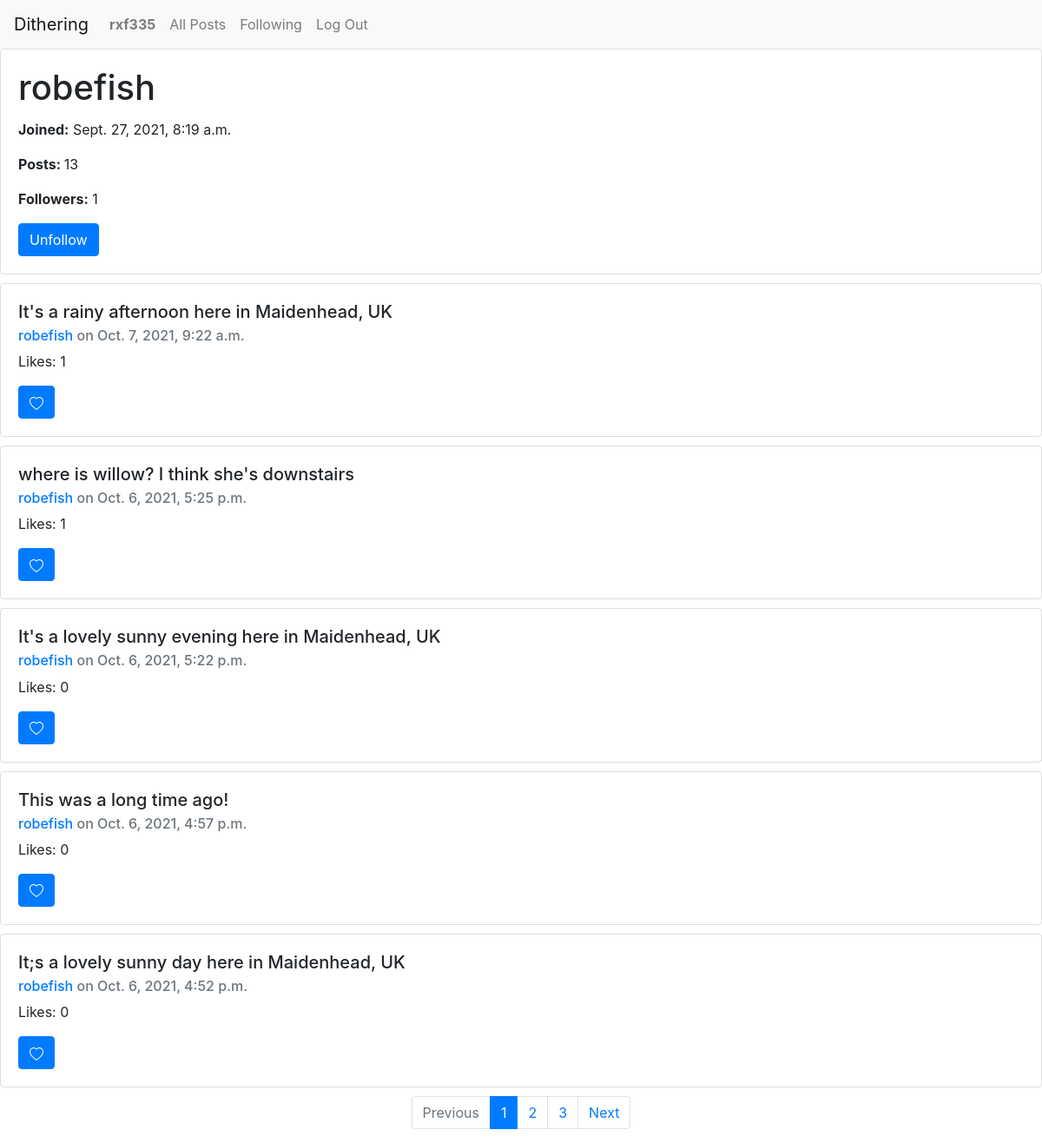
Page /profile/robefish (signed in) on the committed database.
### network/models.py (models this page shows, shortened)
class User(AbstractUser):
    pass

class Posts (models.Model):
    user = models.ForeignKey(User, on_delete=models.CASCADE, related_name="user")
    post = models.CharField(max_length=1000, blank = False, null = False)
    datetime = models.DateTimeField(default=timezone.now)
    likes = models.ManyToManyField(User, related_name="likes", blank = True, null = True)
    likecount = models.CharField(default=0, max_length=1000, blank = False, null = False)
    class Meta:
        ordering = ['datetime']

### network/views.py (the view)
# urls.py: path("profile/<str:profile>", views.profile, name="profile"),
def profile (request, profile):
    UserToFollow = User.objects.get(username=profile)
    UserToFollowPosts = Posts.objects.filter(user=UserToFollow.id).order_by('datetime').reverse()
    UserToFollowPostsCount = UserToFollowPosts.all().count()
    followaction = GetFollowStatus (request, UserToFollow)[1]
    followstatus = GetFollowStatus (request, UserToFollow)[0]
    EligibleToFollow = GetFollowStatus (request, UserToFollow)[2]
    FollowerCount = Profile.objects.get(user=UserToFollow.id).followers.all().count()
    posts = getpagination (request, UserToFollowPosts)[0]
    pagination = getpagination (request, UserToFollowPosts)[1]
    return render(request, "network/profile.html", {
        "profile" : UserToFollow,
        "posts" : posts,
        "pagination" : pagination,
        "followaction" : followaction,
        "followercount" : FollowerCount,
        "followstatus" : followstatus,
        "postcount" : UserToFollowPostsCount,
        "EligibleToFollow" : EligibleToFollow,
        "PostForm" : PostForm
    })

### network/views.py (called while the page is built)
def GetFollowStatus (request, UserToFollow):
    try:
        UserFollowing = User.objects.get(username = request.user)
        if UserToFollow.id != UserFollowing.id:
            EligibleToFollow = True
        else:
            EligibleToFollow = False
        try:
            Profile.objects.get(user=UserToFollow.id).followers.get(id=UserFollowing.id)
            followstatus= "true"
            followaction = "Unfollow"
        except:
            followstatus= "false"
            followaction = "Follow"
    except:
            followstatus = "User Not Signed-in"
            followaction = "User Not Signed-in"
            EligibleToFollow = False
            UserFollowing = "User Not Signed-in"
    return  followstatus, followaction, EligibleToFollow, UserFollowing

def getpagination (request, data):
    resultsperpage = 5
    pagination = []
    for i in Paginator(data,resultsperpage).page_range:
        pagination.append(i)
        try:
            page_number = request.GET.get('page')
            posts = Paginator(data, resultsperpage).page(page_number)
        except:
            posts = Paginator(data, resultsperpage).page(1)
    return [posts, pagination]

### network/templates/network/profile.html (shortened to what this page needs)
{% extends "network/layout.html" %}
{% block body %}
<div class="card">
    <div class="card-body">
      <h1 class="card-title" id="profile-name">{{profile.username}}</h1>
      <p class="card-text"><strong>Joined:</strong> {{profile.date_joined}}</p>
      <p><strong>Posts: </strong>{{postcount}}</p>
      <p class="card-text"><strong>Followers:</strong> <span id="followers">{{followercount}}</span></p>
    {% if user.is_authenticated %}
        {% if EligibleToFollow %}
            <button type="button" id="follow-me" class="btn btn-primary">{{followaction}}</button>
        {% endif %}
         {% else %}
            <button type="button" class="btn btn-primary"><a style="color:white" href="{% url 'login' %}">Log In</a></button>
    {% endif %}
    </div>
</div>
 <div class="flex-container">
    {% for post in posts %}
    <div class="card" style="margin-top:10px; margin-bottom:10px">
        <div class="card-body">
        <h5 class="card-title" data-postbody="{{post.id}}" id="postbody-{{post.id}}">{{post.post}}</h5>
        <h6 class="card-subtitle mb-2 text-muted"><a href="{% url 'profile' post.user %}">{{post.user}}</a> on <span id="postdate-{{post.id}}">{{post.datetime}}</span></h6>
        <p class="card-text">Likes: <span id="likecount-{{post.id}}">{{post.likecount}}<span></p>
        {% if user.is_authenticated %}
            <button type="button" data-post="{{post.id}}" id="likebutton-{{post.id}}" buttondata-status="{{post.likestatus}}"  class="btn btn-primary">
                  <svg xmlns="http://www.w3.org/2000/svg" width="16" height="16" fill="currentColor" class="bi bi-heart" id="heartunlike-{{post.id}}" viewBox="0 0 16 16">
                    <path d="m8 2.748-.717-.737C5.6.281 2.514.878 1.4 3.053c-.523 1.023-.641 2.5.314 4.385.92 1.815 2.834 3.989 6.286 6.357 3.452-2.368 5.365-4.542 6.286-6.357.955-1.886.838-3.362.314-4.385C13.486.878 10.4.28 8.717 2.01L8 2.748zM8 15C-7.333 4.868 3.279-3.04 7.824 1.143c.06.055.119.112.176.171a3.12 3.12 0 0 1 .176-.17C12.72-3.042 23.333 4.867 8 15z"/>
                  </svg>
            </button>
        {% endif %}
        </div>
      </div>
      {% empty %}
      <div class="card-body">
        <blockquote class="blockquote mb-0">
          <p>There are no posts. Be the first :)</p>
         </blockquote>
      </div>
      {% endfor %}
    </div>
 {% if posts.paginator.num_pages > 1 %}
     <nav aria-label="Posts pagination">
        <ul class="pagination justify-content-center">
            {% if posts.has_previous %}
                <li class="page-item">
                    <a class="page-link" href="?page={{posts.previous_page_number}}" tabindex="-1" aria-disabled="true">Previous</a>
                </li>
            {% else %}
                <li class="page-item disabled">
                    <a class="page-link" href="" tabindex="-1" aria-disabled="true">Previous</a>
                </li>
            {% endif %}
          {% for page in pagination %}
            {% if posts.number == page %}
                <li class="page-item active">
                    <a class="page-link" href="#">{{page}} <span class="sr-only">(current)</span></a>
                  </li>
                {% else %}
                <li class="page-item"><a class="page-link" href="?page={{page}}">{{page}}</a></li>
            {% endif %}
          {% endfor %}
          {% if posts.has_next %}
                <li class="page-item">
                    <a class="page-link" href="?page={{posts.next_page_number}}" tabindex="-1" aria-disabled="true">Next</a>
                </li>
            {% else %}
                <li class="page-item disabled">
                    <a class="page-link" href="" tabindex="-1" aria-disabled="true">Next</a>
                </li>
            {% endif %}
        </ul>
      </nav>
 {% endif %}
{% endblock %}

### network/templates/network/layout.html (shortened to what this page needs)
{% load static %}
<!DOCTYPE html>
<html lang="en">
    <head>
        <link rel="stylesheet" href="https://stackpath.bootstrapcdn.com/bootstrap/4.4.1/css/bootstrap.min.css">
        <link href="{% static 'network/styles.css' %}" rel="stylesheet">
    </head>
    <body>
        <nav class="navbar navbar-expand-lg navbar-light bg-light">
            <a class="navbar-brand" href="#">Dithering</a>
            <div>
              <ul class="navbar-nav mr-auto">
                {% if user.is_authenticated %}
                    <li class="nav-item">
                        <a class="nav-link" href="/profile/{{user.username}}"><strong id="user-name">{{ user.username }}</strong></a>
                    </li>
                {% endif %}
                <li class="nav-item">
                  <a class="nav-link" href="{% url 'allposts' %}">All Posts</a>
                </li>
                {% if user.is_authenticated %}
                    <li class="nav-item">
                        <a class="nav-link" href="{% url 'following' %}">Following</a>
                    </li>
                    <li class="nav-item">
                        <a class="nav-link" href="{% url 'logout' %}">Log Out</a>
                    </li>
                {% endif %}
              </ul>
            </div>
          </nav>
        <div class="body">
            {% block body %}
            {% endblock %}
        </div>
    </body>
</html>

### network/static/network/styles.css (style rules this page uses)
[id^=likebutton] > svg { animation-name: fade; animation-duration: 2s; animation-fill-mode: forwards; }

### rows in the picture
User: username "rxf335"
User: username "robefish", date_joined "Sept. 27, 2021, 8:19 a.m."
Posts: post "It's a rainy afternoon here in Maidenhead, UK", user "robefish", datetime "Oct. 7, 2021, 9:22 a.m.", likecount "1"
Posts: post "where is willow? I think she's downstairs", user "robefish", datetime "Oct. 6, 2021, 5:25 p.m.", likecount "1"
Posts: post "It's a lovely sunny evening here in Maidenhead, UK", user "robefish", datetime "Oct. 6, 2021, 5:22 p.m.", likecount "0"
Posts: post "This was a long time ago!", user "robefish", datetime "Oct. 6, 2021, 4:57 p.m.", likecount "0"
Posts: post "It;s a lovely sunny day here in Maidenhead, UK", user "robefish", datetime "Oct. 6, 2021, 4:52 p.m.", likecount "0"

### other values in the picture
{{ postcount }} "13"
{{ followercount }} "1"
{{ followaction }} "Unfollow"
{{ page }} "1"
{{ page }} "2" "3"
